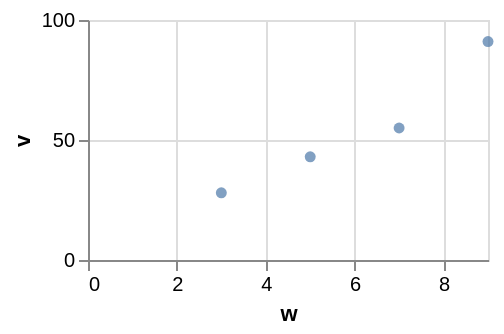

Express this chart as Vega-Lite.
### Vega-Lite specification from a JSON file in a GitHub repository (floating-point values rounded to 4 significant figures)
{"$schema": "https://vega.github.io/schema/vega-lite/v6.json", "width": 200, "height": 120, "data": {"values": [{"c": "alpha", "v": 28, "w": 3, "t": "2024-01-07"}, {"c": "beta", "v": 55, "w": 7, "t": "2024-03-19"}, {"c": "gamma", "v": 43, "w": 5, "t": "2024-06-02"}, {"c": "delta", "v": 91, "w": 9, "t": "2024-09-11"}]}, "mark": {"type": "circle", "cursor": "col-resize"}, "encoding": {"x": {"field": "w", "type": "quantitative"}, "y": {"field": "v", "type": "quantitative"}}}
